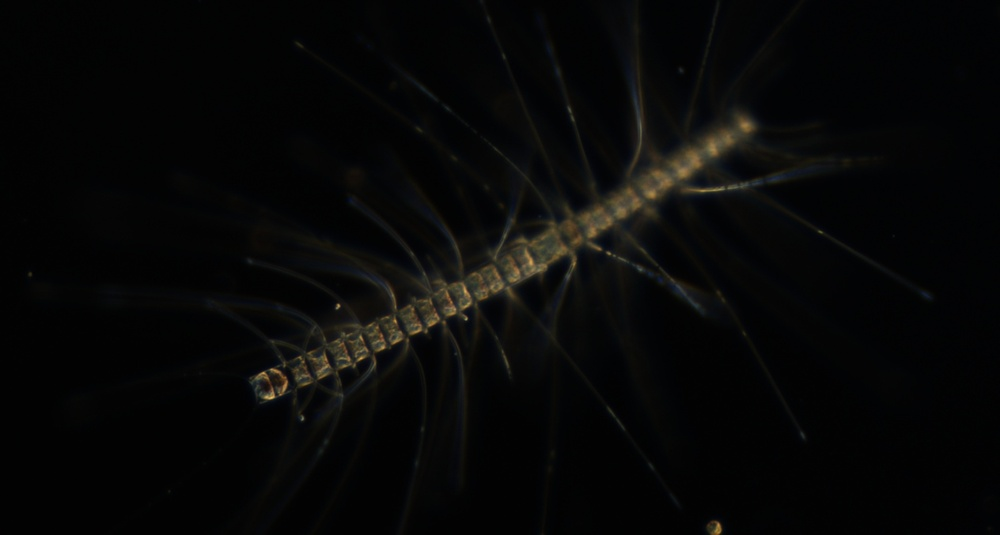
#> input picture assets/SPCP2-1515377476-071239-009-36-648-1736-928_rawcolor.jpg, 1000 x 535 px, shrunk from 1736 x 928 before the run; its folder holds only this picture in this run
$ jupyter execute mod3_feature_extraction.ipynb   (older library calls are emulated)
#> lines starting #> are read from the running program, lines starting #| are printed output that depends on the picture; after the words box and inside, x2 and y2 are one past the last pixel; in counts of white or black regions, pixels touching at a corner belong together; long printed decimals are rounded
# Module 3 - Feature extraction

To train and apply ensemble or margin classifiers like random forests or support vector machines, features must be measured from the images. Feature extraction, like region finding, requires a substantial amount of engineering and time and tweaking for a particular dataset.

Feature extraction routines assume that candidate regions have already been identified. In this module we will extract features from an example ROI from the SPC dataset.

[cell 1]
import numpy as np
import cv2
import skimage
from skimage import filters, morphology, measure, color, feature
from scipy import ndimage, interpolate
import sys
import glob
import os
from math import pi
import matplotlib.pyplot as plt
import matplotlib.patches as ptch

[cell 2]
# get the file path of the image in the directory. here grab the diatom chain
ptf = glob.glob(os.path.join(os.getcwd(),'computer-vision-workshop/assets', 'SPC*'))

# We will grab the first item in the list
img = cv2.imread(ptf[0])
#> img is the input picture: shape (535, 1000, 3); mean B, G, R 7.1, 7.6, 7.4

# check to make sure we got the right thing
plt.imshow(img)

This region is one that we might have extracted using techniques for the previous module. Like when find the regions, we need to generate a binary mask to tell the computer what to focus on.

## Get a binary mask

To start the mask we will use a new edge detector called a Scharr filter. The Scharr filter is an operator similar to Canny that searchers for edges in the intensity image. It is well suited to finding high frequency edges.

[cell 3]
# make the image gray
img_gray = cv2.cvtColor(img, cv2.COLOR_BGR2GRAY)

# compute the edges
edges_mag = filters.scharr(img_gray)
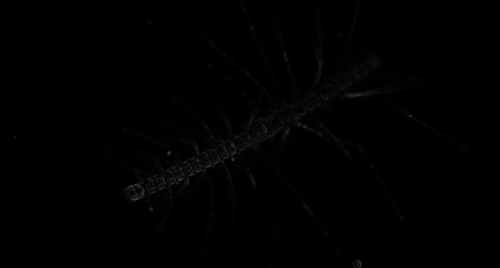
#> edges_mag: shape (535, 1000) float64 (shown at 1/2 size); min 0, max 0.384, mean 0.00502

# see what it looks like
plt.figure()
plt.xticks([])
plt.yticks([])
plt.imshow(edges_mag, cmap='gray')

The Scharr filter returns gray scale values. Let's make it binary a setting a threshold that is 3 times the median value in the array. This makes our mask more apt to retain edges that using something like Otsu's method.

[cell 4]
edges_med = np.median(edges_mag)
#> edges_med = 0.00231
edges_thresh = 3*edges_med
#> edges_thresh = 0.00694
edges = edges_mag >= edges_thresh
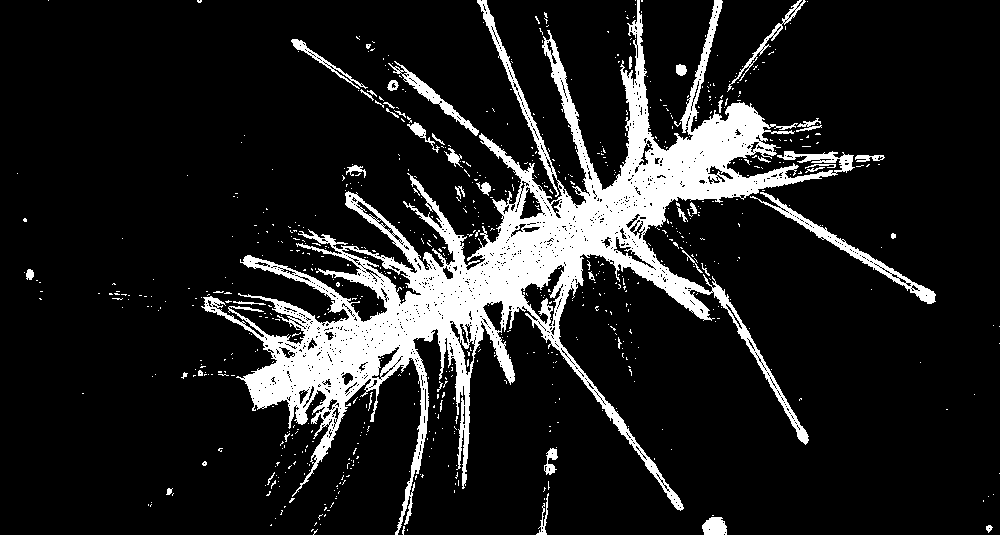
#> edges: shape (535, 1000) bool; 13.2% white; 750 white regions (705 under 20 px), largest, box (x1, y1, x2, y2) and area: (201, 0, 855, 535) 61876, (750, 192, 936, 304) 1697, (388, 61, 479, 136) 847

# see what it looks like
plt.figure()
plt.xticks([])
plt.yticks([])
plt.imshow(edges, cmap='gray')

That doesn't look too bad. But we want to fill in the boundary and select only the largest one for processing. To start with, we can use morphological operations to seal up some of those holes.

[cell 5]
# these will fill in some of the holes
edges = morphology.closing(edges, morphology.square(3))
#> edges: shape (535, 1000) bool; 14.9% white; 371 white regions (342 under 20 px), largest, box (x1, y1, x2, y2) and area: (201, 0, 936, 535) 74188, (291, 39, 471, 168) 1292, (727, 0, 808, 92) 750
filled_edges = ndimage.binary_fill_holes(edges)
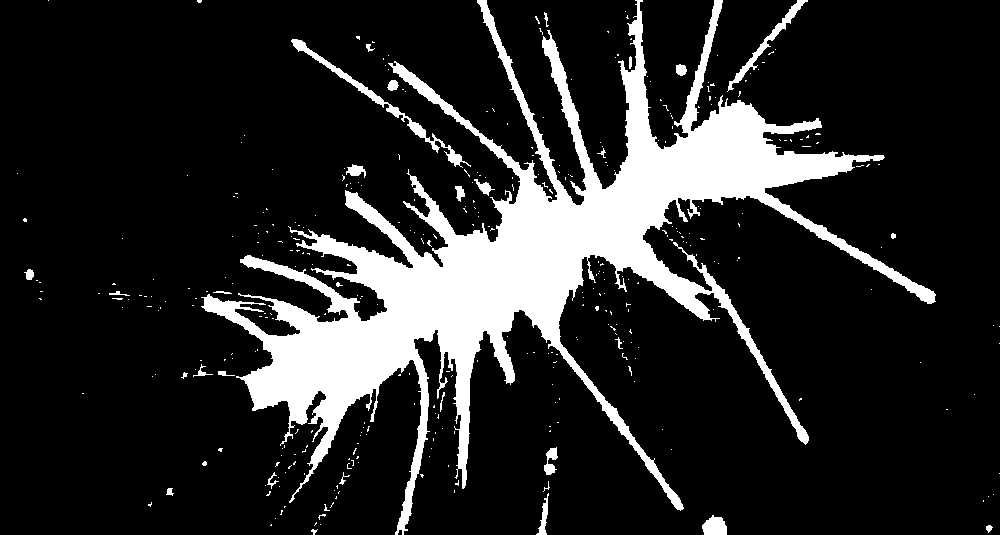
#> filled_edges: shape (535, 1000) bool; 15.9% white; 364 white regions (335 under 20 px), largest, box (x1, y1, x2, y2) and area: (201, 0, 936, 535) 79899, (291, 39, 471, 168) 1371, (727, 0, 808, 92) 750

plt.figure()
plt.xticks([])
plt.yticks([])
plt.imshow(filled_edges, cmap='gray')

The hole filling has expanded the mask a bit. The region growing effectively got rid of the holes, but bloated the mask. Eroding, another morphological operation, will shrink it down again.

[cell 6]
img_close = morphology.erosion(filled_edges, morphology.square(3))
#> img_close: shape (535, 1000) bool; 13.2% white; 85 white regions (67 under 20 px)

plt.figure()
plt.xticks([])
plt.yticks([])
plt.imshow(img_close, cmap='gray')

It also got rid of some of the smaller noise. We can now use skimages *label* routine to find all the connected regions in the frame.

[cell 7]
# pass the label routine the closed image to register connected regions.
label_img = morphology.label(img_close, background=0)
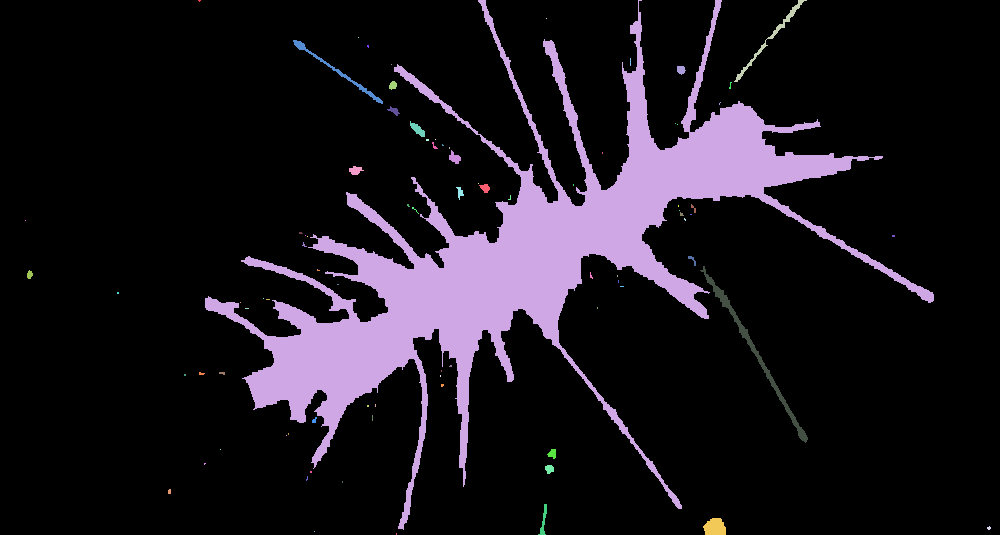
#> label_img: shape (535, 1000) int32; 86 distinct labels, from 0 to 85; one colour per label, 0 black
lab_img_color = color.label2rgb(label_img, image=img_gray)
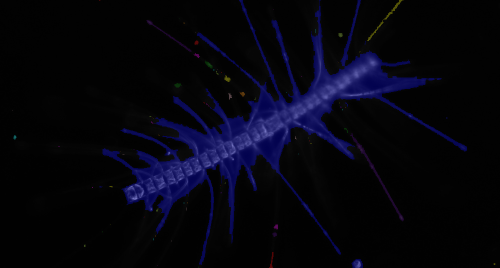
#> lab_img_color: shape (535, 1000, 3) float64 (shown at 1/2 size); mean R, G, B 0.0212, 0.0209, 0.059

# plot the whole image and the subregion next to each other
plt.imshow(lab_img_color, cmap='gray')

The yellow boundardy encompasses the diatom chain and gets most of the spines. Before analyzing it, we need to select only the largest boundary in the frame. Regionprops will extract this information.

[cell 8]
# use region props. But this time, have it retain all the properties it can measure
props = measure.regionprops(label_img, img_gray)
#> props = 85 regions; largest, box (x1, y1, x2, y2) and area: (205, 0, 934, 530) 67440, (700, 266, 808, 443) 1039, (293, 40, 383, 104) 387, (734, 0, 807, 82) 384, (703, 518, 726, 535) 317
max_area = 0
max_area_ind = 0
for f in range(0,len(props)):
    if props[f].area > max_area:
        max_area = props[f].area
        max_area_ind = f
#> this loop made 85 passes
#> (max_area, max_area_ind) on passes 1 to 2: (4, 0), (67440, 1)
#> after the loop, max_area = 67440; max_area_ind = 1

ii = max_area_ind
#> ii = 1

# now just display that area with the bounding box to make sure it got the right one.

# this selects only the pixels in the labeled image that are in the region with the biggest area
bw_mask = (label_img) == props[ii].label
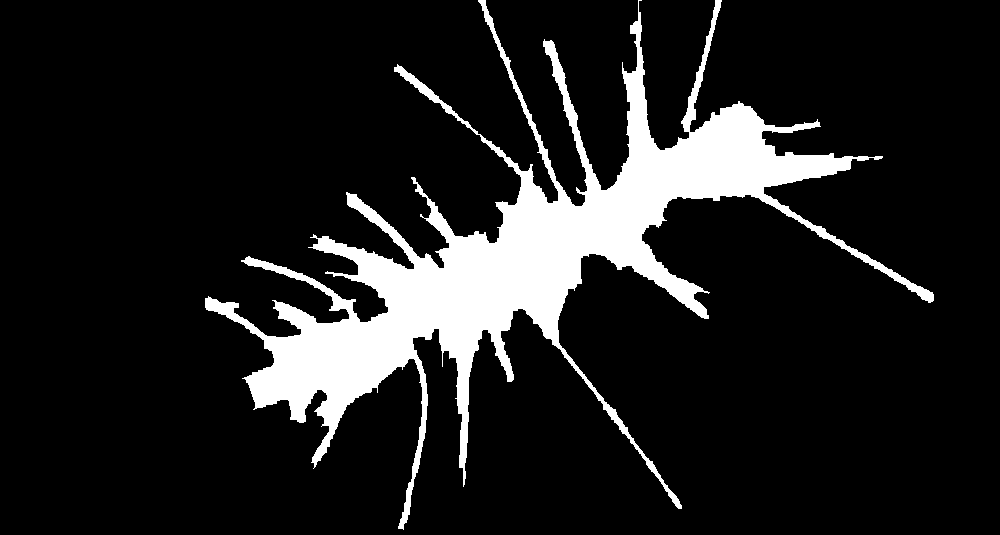
#> bw_mask: shape (535, 1000) bool; 12.6% white; 1 white region, box (x1, y1, x2, y2) and area: (205, 0, 934, 530) 67440

plt.figure()
plt.xticks([])
plt.yticks([])
plt.imshow(bw_mask, cmap='gray')

And to actually see the masked image, simply multiply the original array by the binary mask.

[cell 9]
img_masked = img_gray * bw_mask

plt.figure()
plt.xticks([])
plt.yticks([])
plt.imshow(img_masked, cmap='gray')

This will be region that from which all the features will extracted.

## Region properties

There are many types of metrics that can be used for classification. We will touch on two sets in particular: morphology and texture. All of these features will be saved to a feature vector that will be saved for later use.

[cell 10]
# create an empty feature vector to store everything
img_features = []

### Morphology

Morphological features describe the shape of the object. Some are familiar, such as the length, width, or area. Others might be a bit more exotic like the convex hull and eccentricity.

regionprops has already computed a lot of this for us. First, let's look at what it got for the major and minor axes.

[cell 11]
# grab just that biggest region
prop = props[ii]

# the center and orientation of the region have been measures. That will be used to display the axes
yy, xx = prop.centroid
#> yy = 256.7; xx = 523.6
angle = prop.orientation
#> angle = -1.12

# the measurements of the major and minor axis
maj_ax = prop.major_axis_length
#> maj_ax = 668.9
min_ax = prop.minor_axis_length
#> min_ax = 262.2

# compute the coordinates of the line segment ends
x1 = xx + np.cos(angle)*0.5*maj_ax
#> x1 = 668.4
y1 = yy - np.sin(angle)*0.5*maj_ax
#> y1 = 558.2
x2 = xx - np.sin(angle)*0.5*min_ax
#> x2 = 641.8
y2 = yy - np.cos(angle)*0.5*min_ax
#> y2 = 200

# plot it
fig, ax = plt.subplots()
ax.imshow(img_masked, cmap='gray')

# render the major axis from the centriod
ax.plot((xx, x1), (yy, y1), 'r-', linewidth=2)

# render the minor axis from the centroid
ax.plot((xx, x2), (yy, y2), 'r-', linewidth=2)

ax.set_xticks([])
ax.set_yticks([])
plt.show()
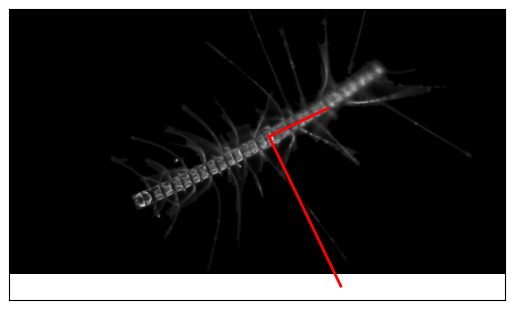
#> figure drawn by matplotlib, 1 panel

The major and minor axes, while not perfect, give a reasonable representation of the images.

It is often convenient to compute *invariant* features, ones that are uneffected by changes in scale, rotation, or translation. Saving such features increases the likelihood that the future machine classifer will be able to recognize another diatom chain.

The aspect ratio is insenstive to scale. In the case of the diatom chain, it will indicate that the ROI is long and skinny. Aspect ratio is unitless and scales between 0 and 1. 0 indicates a line, 1 would be a circle.

[cell 12]
aspect = prop.minor_axis_length/prop.major_axis_length
#> aspect = 0.392

print("the aspect is: ", str(aspect))
#| the aspect is:  0.3919

# add it to the feature vector
img_features.append(aspect)

There are several area ratios that contain useful information. The first makes use of the convex hull of the object. The convex hull is the smallest convex polygon that contains all the pixels in a binary mask. We can see what a hull looks like using skimage.

[cell 13]
# compute the convex hull from the mask
hull = morphology.convex_hull_image(bw_mask)
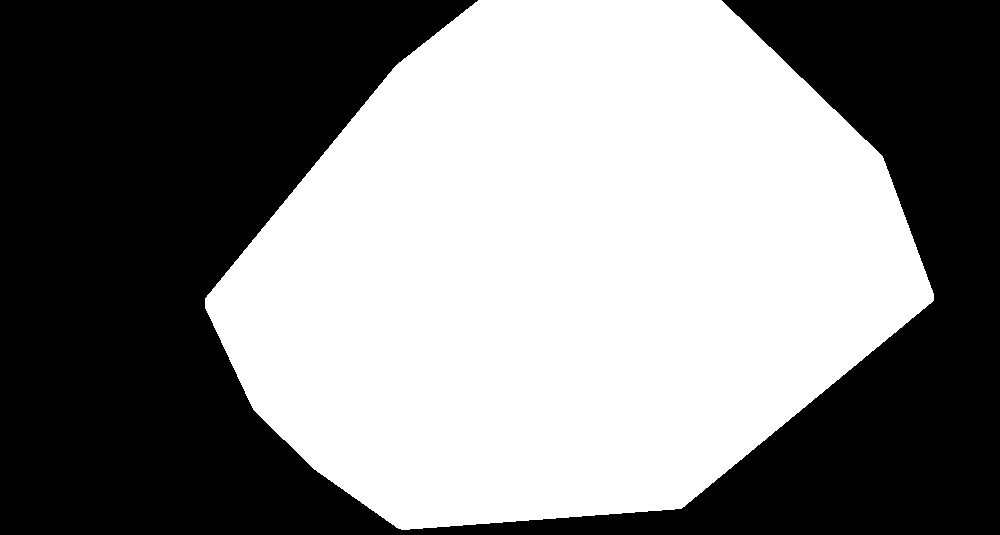
#> hull: shape (535, 1000) bool; 51.2% white; 1 black region, box (x1, y1, x2, y2) and area: (0, 0, 1000, 535) 261044

# now plot the original mask next to the convex hull
fig, ax = plt.subplots(1, 2)

ax[0].imshow(bw_mask, cmap='gray')
ax[0].set_xticks([])
ax[0].set_yticks([])

ax[1].imshow(hull, cmap='gray')
ax[1].set_xticks([])
ax[1].set_yticks([])

The ratio of the area of the mask to the convex hull is indicative of how spiny an object is. region_props prints this as the solidity

[cell 14]
# set the data type to float to ensure we get a decimal out
sol = prop.solidity
#> sol = 0.246

# add it to the feature vector
img_features.append(sol)

The ratio of the area inside the region to the perimeter is also indicative of the spininess of the object. It is in essence a surface area-to-volume metric.

[cell 15]
area3 = prop.area.astype(np.float64)/(prop.perimeter*prop.perimeter)
#> area3 = 0.00122

# add it to the feature vector
img_features.append(area3)

regionprops computes the extent of the image as a ratio of the pixels in the regions to the pixels in the bounding box. This is another indicator of the how solid the object is.

[cell 16]
area2 = prop.extent
#> area2 = 0.175

# add it to the feature vector
img_features.append(area2)

There are several other automatically features that regionprops computes. We will not cover them in any detail here. Some may or may not be useful depending on the context.

[cell 17]
# save the area
area = prop.area
#> area = 67440

# the eccentricity of an ellipse with the same second-moments as the masked region
ecc = prop.eccentricity
#> ecc = 0.92

# diameter of a circle with the same area as the object
esd = prop.equivalent_diameter
#> esd = 293

# the euler number is 1 minus the number of holes in the object. For this diatom chain, it will be 1.
en = prop.euler_number
#> en = 1

# add these to the feature vector
img_features.extend([area, ecc, esd, en])

Image moments are weighted averages of the image's pixel intensities. Hu moments are a set of 7 particular moements that approximately invarient across common image transformation like translation, scaling, and rotation. That means that the ROI can be warped in several ways and retain the same Hu moments. This property is very useful for classification.

[cell 18]
# add the hu moments to the feature vector
img_features.extend(prop.moments_hu)

### Texture

To this point, the features only contain information about the shape of the object. We can extract information about the texture using the intensity values in the masked image.

[cell 19]
# make a histogram of the pixel intensities assuming the image has gray scale values between 0 and 256
img_hist = np.histogram(img_masked, 256)

# numpy's histogram returns the bin sizes, too. only look at the counts in each gray level
img_hist = np.asarray(img_hist[0]).astype(np.float64)
#> img_hist = 256 values, max 467560 at index 0, min 0 at index 1, mean 2089.8

# since most of the image is black and we only care about the stuff in the region, set the bin for black pixels=0
img_hist[0] = 0

# normalize to scale it from zero to one
img_hist = img_hist/img_hist.sum()
#> img_hist = 256 values, max 0.0399 at index 18, min 0 at index 0, mean 0.00391

plt.bar(range(0, 256),img_hist)
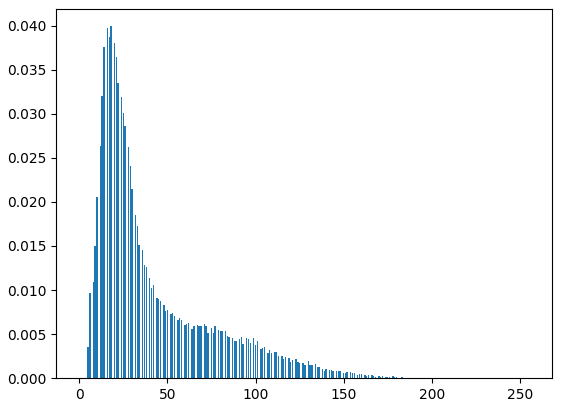
#> figure drawn by matplotlib, 1 panel; tallest bar 0.0399 high, from x = 17.6 to 18.4

This histogram is the probability distribution of gray scale values in our ROI. We can now compute some feature from this PDF that are indicative of texture.

[cell 20]
# a list of the normalized pixel values from 0 to 256.
vec = np.arange(0, len(img_hist)).astype(np.float64) / (len(img_hist) - 1)
#> vec = 256 values from 0 to 1

# get the bins with nonzero number of pixels in them.
ind = np.nonzero(img_hist)[0]
#> ind = 165 values from 4 to 255

# mean grey value
mu = np.sum(vec[ind] * img_hist[ind])
#> mu = 0.165

# variance in the gray scale values
var = np.sum((((vec[ind] - mu)**2) * img_hist[ind]))
#> var = 0.0174

# standard deviation of the gray scale values
std =  np.sqrt(var)
#> std = 0.132

# contrast - a number indicating the difference between a pixel it's neighbors over the whole image
cont = 1 - 1/(1 + var)
#> cont = 0.0171

# 3rd moment. A metric that indicates the distribution of gray values.
# A high 3rd moment indicates that there are more bight pixels. Low 3rd moment says the opposite. A 3rd moment of zero
# means there is a roughly equal distribution of light and dark pixels
thir = np.sum(((vec[ind] - mu)**3)*img_hist[ind])
#> thir = 0.00334

# Uniformity - how flat the intensities are. If the image a single value, uniformity=1
uni = np.sum(img_hist[ind]**2)
#> uni = 0.0205

# Entropy is a measure of randomness in the pixel intenisties.
ent = - np.sum(img_hist[ind] * np.log2(img_hist[ind]))
#> ent = 6.11

# add them all the feature vector
img_features.extend([mu, var, std, cont, thir, uni, ent])

These metrics computed from the histogram of intensities contain a great deal of information regarding the gray levels in the ROI. But they contain no information about the relative positions of the gray levels. That is, it might tell us that there is a repeating pattern, but not what the pattern is.

The last set of texture metrics we will add to these feature vectors is thus the gray level coocurrence matrix (GLCM). The GLCM contains the probability of pixel pairs having the same value at a defined distance and orientation from each other.

skimage's *graycomatrix* will compute such a matrix at a set of defined distances and orientations across a whole image. It will return a 4D matrix with the value at each combination of distances and orientation at every coordinate in the region.

This matrix is too big to save as a feature and probably contains redundent information anyway. Using skimage's *greycoprops* will compute summary statistics at each pair of distances and angles. Here we will tell it to comptute 4 summary statistics:

1. contrast - the sum of squared differences between the pixel pairs
2. dissimilarity - sum of the absolute differences between the pixel pair
3. energy - the square root of the sum of the squared probabilities of each pair.
4. correlation - the of each pair of values at the distance and angle

[cell 21]
# first, define the distances to use (in pixels)
dist = [1, 2, 4, 16, 32, 64]

# then define the angles (in radians)
ang = [0, pi/4, pi/2, 3*pi / 4]

# compute the matrix from the masked image
pp = feature.graycomatrix(img_masked, distances = dist,
                         angles = ang, normed = True)

# define an output matrix for the metrics
grey_mat = np.zeros([24,2])

# set a flag to move the index of the output matrix
flag = 0

# tell skimage which metrics to compute and iterate over them
grey_props = ['contrast', 'homogeneity', 'energy', 'correlation']
for name in grey_props:

    # actually compute the features
    stat = feature.graycoprops(pp, name)

    # take the mean and standard deviation of the metrics to further compress them
    grey_mat[flag:flag+6,0] = np.mean(stat,1)
    grey_mat[flag:flag+6,1] = np.std(stat,1)
    flag += 6
#> after the loop, flag = 24; grey_mat = 24 rows, first 8: [8.14, 2.3], [13.89, 3.45], [43.35, 1.5], [128.1, 20.88], [208.1, 52.53], [312.6, 72.13], [0.907, 0.00607], [0.897, 0.00517]

# Add to feature Vector
img_features.extend(grey_mat[:,0])
img_features.extend(grey_mat[:,1])

print("total features: ", str(len(img_features)))
#| total features:  70
